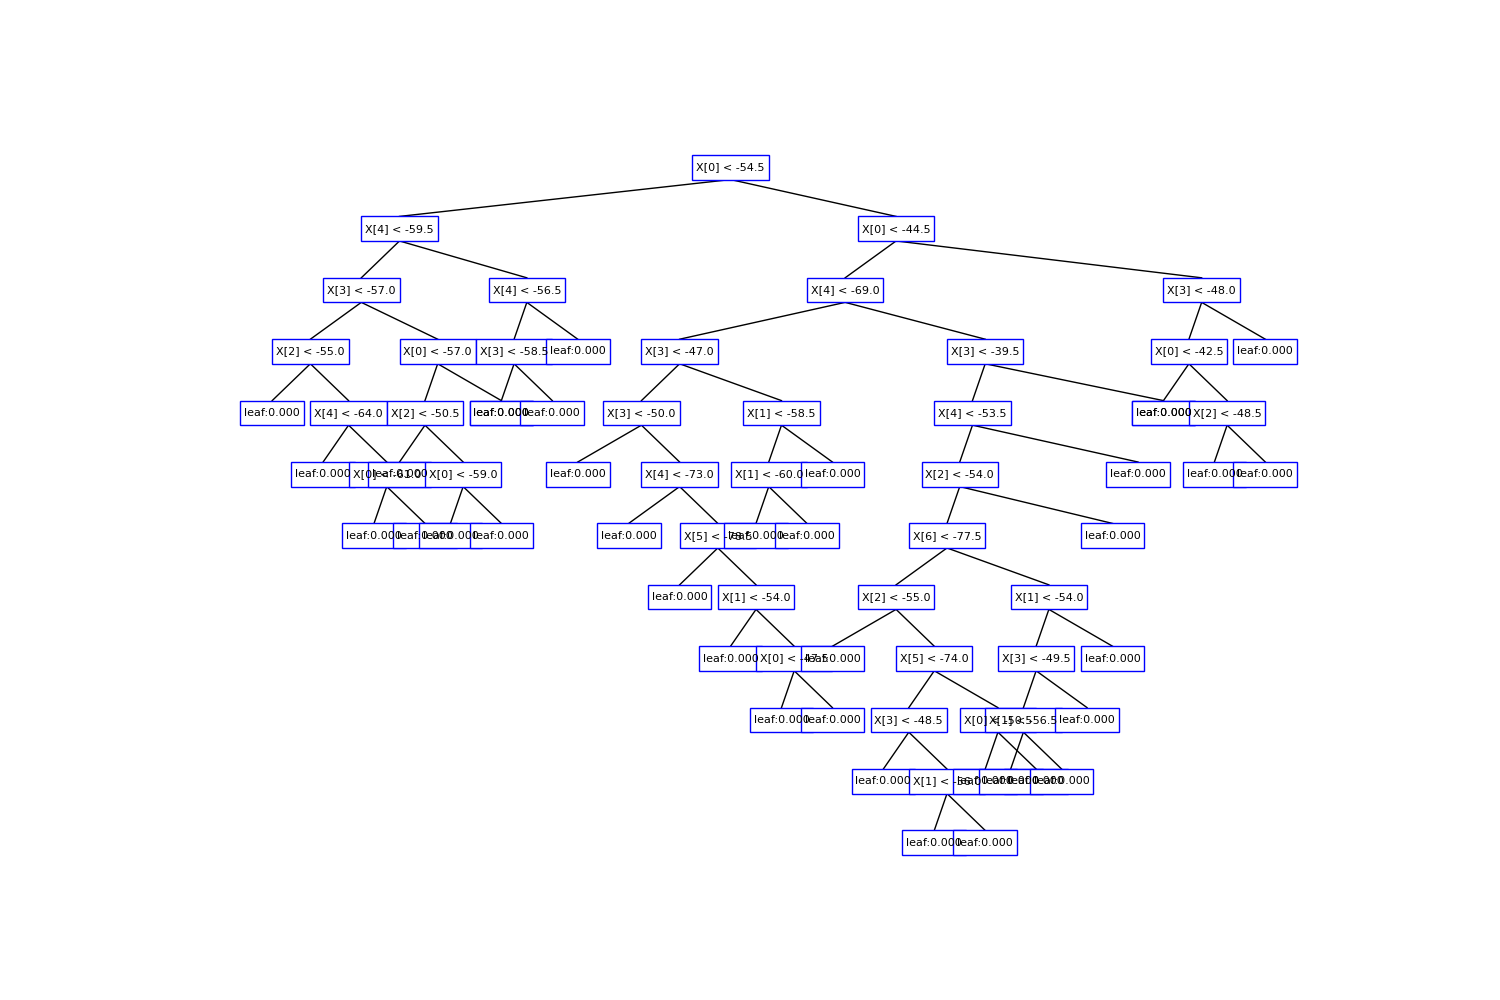

The Python source for this figure:

import argparse
import numpy as np
from decision_tree_training import decision_tree_learning
import plot_decision_tree
import matplotlib.pyplot as plt

def main(filename):

    training_dataset = np.loadtxt(filename)
    root_node, max_depth = decision_tree_learning(training_dataset, 0)
    plot_decision_tree.plot_decision_tree(root_node)
    # save the plot to a file
    plt.savefig("decision_tree.png")


if __name__ == "__main__":
    parser = argparse.ArgumentParser(description="Decision Tree Training")
    parser.add_argument("filename", type=str, help="Path to the training dataset file")
    args = parser.parse_args()
    
    main(args.filename)
    